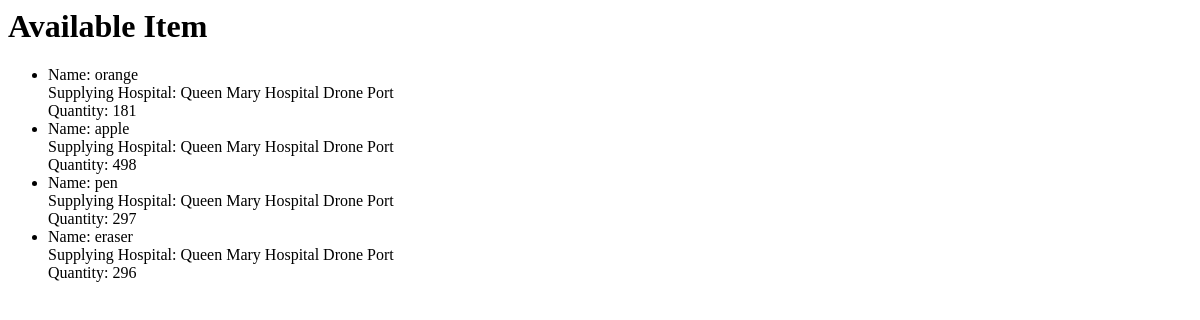
Before: /asp/items with the older database file.
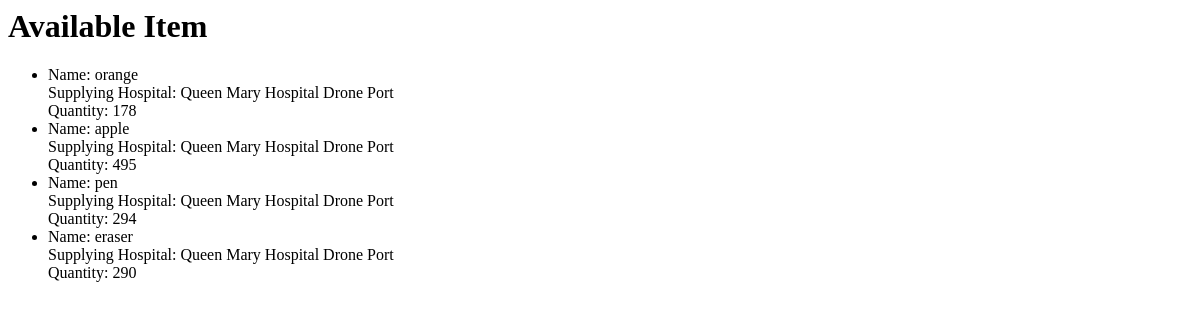
After: the same page with the newer database file.
### asp/models.py (models this page shows, shortened)
class Available_Item(models.Model):
    item_abstract = models.ForeignKey(Item, on_delete=models.CASCADE)
    supplying_hospital = models.ForeignKey(Hospital, on_delete=models.CASCADE)
    quantity = models.PositiveIntegerField(default = 0)

class Item(models.Model):
    name = models.CharField(max_length = 200)
    category = models.ForeignKey(Category, on_delete=models.CASCADE)
    description = models.CharField(max_length = 200)
    weight = models.FloatField(default = 0)
    image = models.ImageField(upload_to = '',max_length = 100, null = True, blank = True)

class Hospital(models.Model):
    SUPPLY='SP'
    DEMAND='DM'
    ROLES = (
        (SUPPLY, 'Supplying Hospital'),
        (DEMAND, 'Demanding Hospital')
    )
    name = models.CharField(max_length = 200)
    latitude = models.FloatField()
    longtitude = models.FloatField()
    altitude = models.FloatField()
    supplying_hospital = models.ForeignKey('self', on_delete=models.CASCADE, related_name = 'Hospital_supplying_hospital', null=True, blank=True)
    role = models.CharField(
        max_length = 2,
        choices = ROLES,
        default = DEMAND
    )
    def __str__(self):
        return f"{self.name}"

### asp/views.py (the view)
# urls.py: path('items', views.ItemsViewAll.as_view(), name='items'),
class ItemsViewAll(ListView):
    model = Available_Item

### asp/templates/asp/available_item_list.html (shortened to what this page needs)
<h1>Available Item</h1>
<ul>
{% for item in available_item_list %}
    <li>
        Name: {{ item.item_abstract.name }}
        <br>
        Supplying Hospital: {{ item.supplying_hospital }}
        <br>
        Quantity: {{ item.quantity }}
    </li>
{% empty %}
    <li>No item yet</li>
{% endfor %}
</ul>

Changed rows visible on the page:
changed Available_Item "orange": quantity "181" → "178"
changed Available_Item "apple": quantity "498" → "495"
changed Available_Item "pen": quantity "297" → "294"
changed Available_Item "eraser": quantity "296" → "290"
